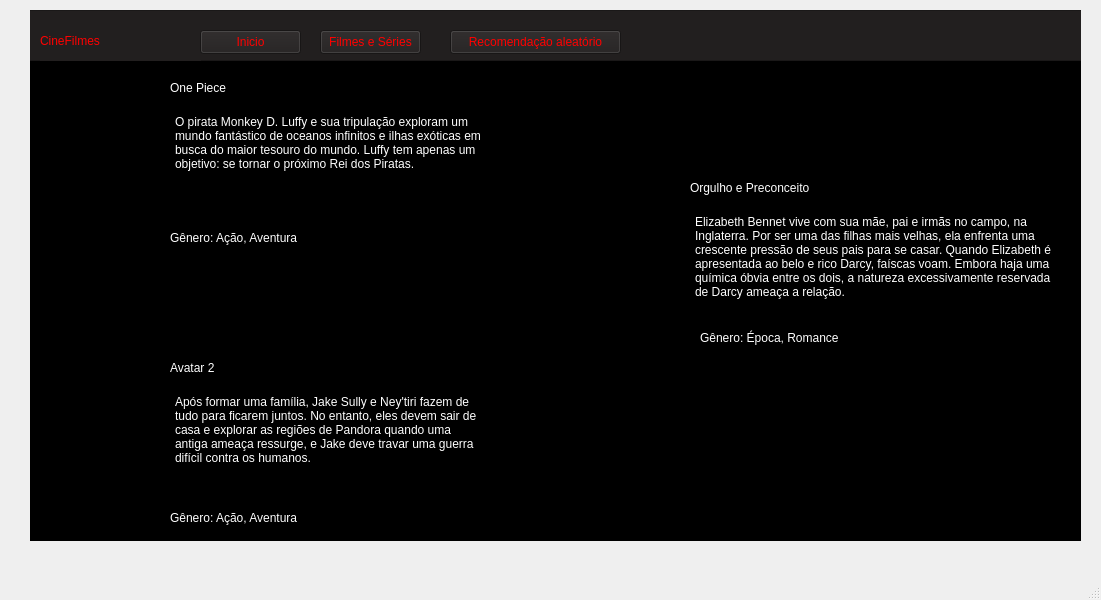
<?xml version="1.0" encoding="UTF-8"?>
<ui version="4.0">
 <class>tela_recomendar</class>
 <widget class="QMainWindow" name="tela_recomendar">
  <property name="geometry">
   <rect>
    <x>0</x>
    <y>0</y>
    <width>1101</width>
    <height>600</height>
   </rect>
  </property>
  <property name="windowTitle">
   <string>MainWindow</string>
  </property>
  <widget class="QWidget" name="tela_recom">
   <widget class="QFrame" name="frame">
    <property name="geometry">
     <rect>
      <x>30</x>
      <y>10</y>
      <width>1051</width>
      <height>531</height>
     </rect>
    </property>
    <property name="styleSheet">
     <string notr="true">color: rgb(0, 0, 0);
background-color: rgb(0, 0, 0);</string>
    </property>
    <property name="frameShape">
     <enum>QFrame::Shape::StyledPanel</enum>
    </property>
    <property name="frameShadow">
     <enum>QFrame::Shadow::Raised</enum>
    </property>
    <widget class="QFrame" name="inicial_2">
     <property name="geometry">
      <rect>
       <x>-10</x>
       <y>0</y>
       <width>1141</width>
       <height>51</height>
      </rect>
     </property>
     <property name="styleSheet">
      <string notr="true">background-color: rgb(34, 31, 31);</string>
     </property>
     <property name="frameShape">
      <enum>QFrame::Shape::StyledPanel</enum>
     </property>
     <property name="frameShadow">
      <enum>QFrame::Shadow::Raised</enum>
     </property>
     <widget class="QLabel" name="btn_Cine_filme_2">
      <property name="geometry">
       <rect>
        <x>20</x>
        <y>10</y>
        <width>161</width>
        <height>41</height>
       </rect>
      </property>
      <property name="styleSheet">
       <string notr="true">color: rgb(255, 0, 0);
font: 900 22pt &quot;Segoe UI&quot;;</string>
      </property>
      <property name="text">
       <string>CineFilmes</string>
      </property>
     </widget>
     <widget class="QPushButton" name="btn_Recomendacao_aleatorio_9">
      <property name="geometry">
       <rect>
        <x>430</x>
        <y>20</y>
        <width>171</width>
        <height>24</height>
       </rect>
      </property>
      <property name="styleSheet">
       <string notr="true">color: rgb(255, 0, 0);</string>
      </property>
      <property name="text">
       <string>Recomendação aleatório</string>
      </property>
     </widget>
     <widget class="QPushButton" name="btn_Inicio_2">
      <property name="geometry">
       <rect>
        <x>180</x>
        <y>20</y>
        <width>101</width>
        <height>24</height>
       </rect>
      </property>
      <property name="styleSheet">
       <string notr="true">color: rgb(0, 255, 0);
color: rgb(255, 0, 0);
background-color: rgb(34, 31, 31);</string>
      </property>
      <property name="text">
       <string>Inicio</string>
      </property>
     </widget>
     <widget class="QPushButton" name="btn_Filmes_Series_2">
      <property name="geometry">
       <rect>
        <x>300</x>
        <y>20</y>
        <width>101</width>
        <height>24</height>
       </rect>
      </property>
      <property name="styleSheet">
       <string notr="true">color: rgb(0, 255, 0);
color: rgb(255, 0, 0);
background-color: rgb(34, 31, 31);</string>
      </property>
      <property name="text">
       <string>Filmes e Séries</string>
      </property>
     </widget>
     <widget class="QLabel" name="btn_Icon_Perfil_2">
      <property name="geometry">
       <rect>
        <x>1040</x>
        <y>10</y>
        <width>31</width>
        <height>31</height>
       </rect>
      </property>
      <property name="text">
       <string/>
      </property>
      <property name="pixmap">
       <pixmap>:/icon4/icon_perfil.png</pixmap>
      </property>
      <property name="scaledContents">
       <bool>true</bool>
      </property>
     </widget>
    </widget>
    <widget class="QLabel" name="img_One_Piece_Serie">
     <property name="geometry">
      <rect>
       <x>20</x>
       <y>70</y>
       <width>101</width>
       <height>151</height>
      </rect>
     </property>
     <property name="text">
      <string/>
     </property>
     <property name="pixmap">
      <pixmap resource="../qrc/extra.qrc">:/icon 1/one piece serie.webp</pixmap>
     </property>
     <property name="scaledContents">
      <bool>true</bool>
     </property>
    </widget>
    <widget class="QLabel" name="img_Orgulho_Preconceito">
     <property name="geometry">
      <rect>
       <x>540</x>
       <y>170</y>
       <width>101</width>
       <height>151</height>
      </rect>
     </property>
     <property name="text">
      <string/>
     </property>
     <property name="pixmap">
      <pixmap resource="../qrc/extra.qrc">:/icon 3/orgulho e preconceito.webp</pixmap>
     </property>
     <property name="scaledContents">
      <bool>true</bool>
     </property>
    </widget>
    <widget class="QLabel" name="img_Avatar_2">
     <property name="geometry">
      <rect>
       <x>20</x>
       <y>350</y>
       <width>101</width>
       <height>151</height>
      </rect>
     </property>
     <property name="text">
      <string/>
     </property>
     <property name="pixmap">
      <pixmap resource="../qrc/extra.qrc">:/icon 2/Avatar.jpeg</pixmap>
     </property>
     <property name="scaledContents">
      <bool>true</bool>
     </property>
    </widget>
    <widget class="QLabel" name="txt_One_Piece">
     <property name="geometry">
      <rect>
       <x>140</x>
       <y>70</y>
       <width>61</width>
       <height>16</height>
      </rect>
     </property>
     <property name="styleSheet">
      <string notr="true">color: rgb(255, 255, 255);</string>
     </property>
     <property name="text">
      <string>One Piece </string>
     </property>
    </widget>
    <widget class="QTextBrowser" name="txt_Sinopse_One_Piece">
     <property name="geometry">
      <rect>
       <x>140</x>
       <y>100</y>
       <width>321</width>
       <height>111</height>
      </rect>
     </property>
     <property name="html">
      <string>&lt;!DOCTYPE HTML PUBLIC &quot;-//W3C//DTD HTML 4.0//EN&quot; &quot;http://www.w3.org/TR/REC-html40/strict.dtd&quot;&gt;
&lt;html&gt;&lt;head&gt;&lt;meta name=&quot;qrichtext&quot; content=&quot;1&quot; /&gt;&lt;meta charset=&quot;utf-8&quot; /&gt;&lt;style type=&quot;text/css&quot;&gt;
p, li { white-space: pre-wrap; }
hr { height: 1px; border-width: 0; }
li.unchecked::marker { content: &quot;\2610&quot;; }
li.checked::marker { content: &quot;\2612&quot;; }
&lt;/style&gt;&lt;/head&gt;&lt;body style=&quot; font-family:'Segoe UI'; font-size:9pt; font-weight:400; font-style:normal;&quot;&gt;
&lt;p style=&quot; margin-top:0px; margin-bottom:0px; margin-left:0px; margin-right:0px; -qt-block-indent:0; text-indent:0px;&quot;&gt;&lt;span style=&quot; color:#ffffff;&quot;&gt;O pirata Monkey D. Luffy e sua tripulação exploram um mundo fantástico de oceanos infinitos e ilhas exóticas em busca do maior tesouro do mundo. Luffy tem apenas um objetivo: se tornar o próximo Rei dos Piratas.&lt;/span&gt;&lt;/p&gt;&lt;/body&gt;&lt;/html&gt;</string>
     </property>
    </widget>
    <widget class="QLabel" name="txt_Avatar_2">
     <property name="geometry">
      <rect>
       <x>140</x>
       <y>350</y>
       <width>49</width>
       <height>16</height>
      </rect>
     </property>
     <property name="styleSheet">
      <string notr="true">color: rgb(255, 255, 255);</string>
     </property>
     <property name="text">
      <string>Avatar 2</string>
     </property>
    </widget>
    <widget class="QTextBrowser" name="txt_Sinopse_Avatar_2">
     <property name="geometry">
      <rect>
       <x>140</x>
       <y>380</y>
       <width>321</width>
       <height>111</height>
      </rect>
     </property>
     <property name="html">
      <string>&lt;!DOCTYPE HTML PUBLIC &quot;-//W3C//DTD HTML 4.0//EN&quot; &quot;http://www.w3.org/TR/REC-html40/strict.dtd&quot;&gt;
&lt;html&gt;&lt;head&gt;&lt;meta name=&quot;qrichtext&quot; content=&quot;1&quot; /&gt;&lt;meta charset=&quot;utf-8&quot; /&gt;&lt;style type=&quot;text/css&quot;&gt;
p, li { white-space: pre-wrap; }
hr { height: 1px; border-width: 0; }
li.unchecked::marker { content: &quot;\2610&quot;; }
li.checked::marker { content: &quot;\2612&quot;; }
&lt;/style&gt;&lt;/head&gt;&lt;body style=&quot; font-family:'Segoe UI'; font-size:9pt; font-weight:400; font-style:normal;&quot;&gt;
&lt;p style=&quot; margin-top:0px; margin-bottom:0px; margin-left:0px; margin-right:0px; -qt-block-indent:0; text-indent:0px;&quot;&gt;&lt;span style=&quot; color:#ffffff;&quot;&gt;Após formar uma família, Jake Sully e Ney'tiri fazem de tudo para ficarem juntos. No entanto, eles devem sair de casa e explorar as regiões de Pandora quando uma antiga ameaça ressurge, e Jake deve travar uma guerra difícil contra os humanos.&lt;/span&gt;&lt;/p&gt;&lt;/body&gt;&lt;/html&gt;</string>
     </property>
    </widget>
    <widget class="QLabel" name="txt_Orgulho_e_Preconceito">
     <property name="geometry">
      <rect>
       <x>660</x>
       <y>170</y>
       <width>121</width>
       <height>16</height>
      </rect>
     </property>
     <property name="styleSheet">
      <string notr="true">color: rgb(255, 255, 255);</string>
     </property>
     <property name="text">
      <string>Orgulho e Preconceito</string>
     </property>
    </widget>
    <widget class="QTextBrowser" name="txt_Sinopse_Orgulho_e_Preconceito">
     <property name="geometry">
      <rect>
       <x>660</x>
       <y>200</y>
       <width>371</width>
       <height>111</height>
      </rect>
     </property>
     <property name="html">
      <string>&lt;!DOCTYPE HTML PUBLIC &quot;-//W3C//DTD HTML 4.0//EN&quot; &quot;http://www.w3.org/TR/REC-html40/strict.dtd&quot;&gt;
&lt;html&gt;&lt;head&gt;&lt;meta name=&quot;qrichtext&quot; content=&quot;1&quot; /&gt;&lt;meta charset=&quot;utf-8&quot; /&gt;&lt;style type=&quot;text/css&quot;&gt;
p, li { white-space: pre-wrap; }
hr { height: 1px; border-width: 0; }
li.unchecked::marker { content: &quot;\2610&quot;; }
li.checked::marker { content: &quot;\2612&quot;; }
&lt;/style&gt;&lt;/head&gt;&lt;body style=&quot; font-family:'Segoe UI'; font-size:9pt; font-weight:400; font-style:normal;&quot;&gt;
&lt;p style=&quot; margin-top:0px; margin-bottom:0px; margin-left:0px; margin-right:0px; -qt-block-indent:0; text-indent:0px;&quot;&gt;&lt;span style=&quot; color:#ffffff;&quot;&gt;Elizabeth Bennet vive com sua mãe, pai e irmãs no campo, na Inglaterra. Por ser uma das filhas mais velhas, ela enfrenta uma crescente pressão de seus pais para se casar. Quando Elizabeth é apresentada ao belo e rico Darcy, faíscas voam. Embora haja uma química óbvia entre os dois, a natureza excessivamente reservada de Darcy ameaça a relação.&lt;/span&gt;&lt;/p&gt;&lt;/body&gt;&lt;/html&gt;</string>
     </property>
    </widget>
    <widget class="QLabel" name="txt_Genero_Acao_Aventura">
     <property name="geometry">
      <rect>
       <x>140</x>
       <y>220</y>
       <width>131</width>
       <height>16</height>
      </rect>
     </property>
     <property name="styleSheet">
      <string notr="true">color: rgb(152, 216, 255);
color: rgb(255, 255, 255);</string>
     </property>
     <property name="text">
      <string>Gênero: Ação, Aventura</string>
     </property>
    </widget>
    <widget class="QLabel" name="txt_Acao_Aventura">
     <property name="geometry">
      <rect>
       <x>140</x>
       <y>500</y>
       <width>131</width>
       <height>16</height>
      </rect>
     </property>
     <property name="styleSheet">
      <string notr="true">color: rgb(152, 216, 255);
color: rgb(255, 255, 255);</string>
     </property>
     <property name="text">
      <string>Gênero: Ação, Aventura</string>
     </property>
    </widget>
    <widget class="QLabel" name="txt_Genero_Epoca_Romance">
     <property name="geometry">
      <rect>
       <x>670</x>
       <y>320</y>
       <width>141</width>
       <height>16</height>
      </rect>
     </property>
     <property name="styleSheet">
      <string notr="true">color: rgb(152, 216, 255);
color: rgb(255, 255, 255);</string>
     </property>
     <property name="text">
      <string>Gênero: Época, Romance</string>
     </property>
    </widget>
   </widget>
  </widget>
  <widget class="QMenuBar" name="menubar">
   <property name="geometry">
    <rect>
     <x>0</x>
     <y>0</y>
     <width>1101</width>
     <height>22</height>
    </rect>
   </property>
  </widget>
  <widget class="QStatusBar" name="statusbar"/>
 </widget>
 <resources>
  <include location="../qrc/extra.qrc"/>
 </resources>
 <connections/>
</ui>
